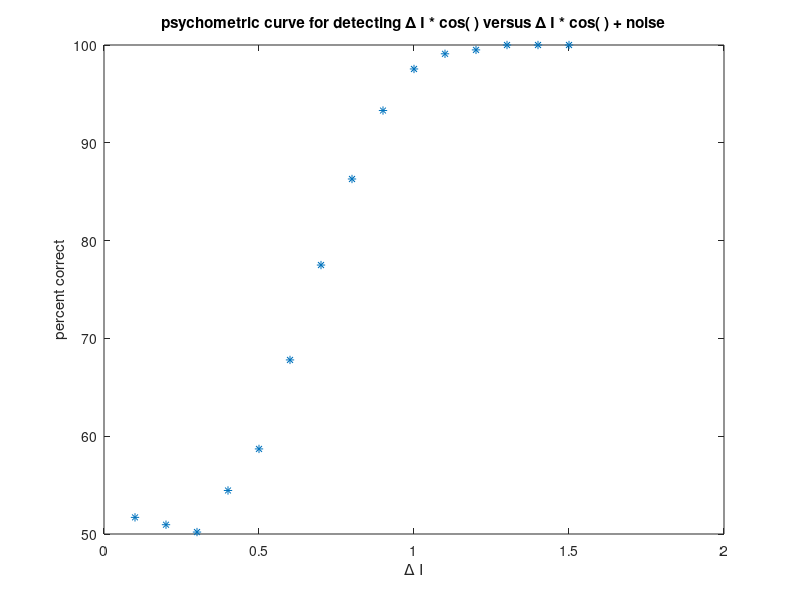

Reproduce this figure in MATLAB.
%  contrastSensitiveIdealObserver.m
%
%  Here is the code used to generate the plot in lecture 13 where I show an
%  ideal observer who is trying to decide which of two noisy images
%  contains a cosine function.    It doesn't fit the data.  Its just an illustration.
%
%  Notice if the ideal observer runs a much smaller number of samples, then
%  the curve is much less smooth.

clear
close all
N = 512;

I0 = 100;
sigmaN = 3;
k0  =  6;
numTrials = 2000;
numDeltaI = 15;
correct = zeros(numDeltaI,1);
cosine = cos( 2*pi * k0 / N * (0:N-1));  
scaleDeltaI = .1;

for deltaI = 1:numDeltaI
    for trial = 1:numTrials
        I1 = I0 + sigmaN * randn(1,N);
        I2 = I0 + sigmaN * randn(1,N) + scaleDeltaI * deltaI * cosine;

        I1hat = abs(fft(I1));
        I2hat = abs(fft(I2));
        if  ( max( I1hat(2:N/2)) / mean( I1hat(2:N/2)) < max( I2hat(2:N/2)) / mean( I2hat(2:N/2)))
            correct(deltaI) = correct(deltaI) + 1;
        end
    end
end
figure(1)
plot(scaleDeltaI* (1:numDeltaI), correct/numTrials *100, '*')
xlabel('\Delta I');
ylabel('percent correct');
title('psychometric curve for detecting \Delta I * cos( ) versus \Delta I * cos( ) + noise')
%figure(2)
%plot(I1hat);  hold on;  plot(I2hat)
